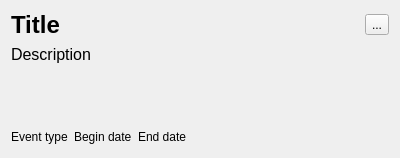
<?xml version="1.0" encoding="UTF-8"?>
<ui version="4.0">
 <class>Form</class>
 <widget class="QWidget" name="Form">
  <property name="geometry">
   <rect>
    <x>0</x>
    <y>0</y>
    <width>400</width>
    <height>158</height>
   </rect>
  </property>
  <property name="windowTitle">
   <string>Form</string>
  </property>
  <layout class="QVBoxLayout" name="verticalLayout_2">
   <item>
    <layout class="QVBoxLayout" name="verticalLayout">
     <item>
      <layout class="QHBoxLayout" name="horizontalLayout_5">
       <item>
        <widget class="QLabel" name="title_label">
         <property name="font">
          <font>
           <pointsize>18</pointsize>
           <bold>true</bold>
          </font>
         </property>
         <property name="text">
          <string>Title</string>
         </property>
        </widget>
       </item>
       <item>
        <widget class="QToolButton" name="tool_button">
         <property name="text">
          <string>...</string>
         </property>
        </widget>
       </item>
      </layout>
     </item>
     <item>
      <widget class="QLabel" name="description_label">
       <property name="font">
        <font>
         <pointsize>12</pointsize>
        </font>
       </property>
       <property name="text">
        <string>Description</string>
       </property>
      </widget>
     </item>
     <item>
      <spacer name="verticalSpacer">
       <property name="orientation">
        <enum>Qt::Vertical</enum>
       </property>
       <property name="sizeHint" stdset="0">
        <size>
         <width>20</width>
         <height>40</height>
        </size>
       </property>
      </spacer>
     </item>
     <item>
      <layout class="QHBoxLayout" name="horizontalLayout">
       <item>
        <widget class="QLabel" name="event_type_label">
         <property name="text">
          <string>Event type</string>
         </property>
        </widget>
       </item>
       <item>
        <widget class="QLabel" name="begin_date_label">
         <property name="text">
          <string>Begin date</string>
         </property>
        </widget>
       </item>
       <item>
        <widget class="QLabel" name="end_date_label">
         <property name="text">
          <string>End date</string>
         </property>
        </widget>
       </item>
       <item>
        <spacer name="horizontalSpacer">
         <property name="orientation">
          <enum>Qt::Horizontal</enum>
         </property>
         <property name="sizeHint" stdset="0">
          <size>
           <width>40</width>
           <height>20</height>
          </size>
         </property>
        </spacer>
       </item>
      </layout>
     </item>
    </layout>
   </item>
  </layout>
 </widget>
 <resources/>
 <connections/>
</ui>
